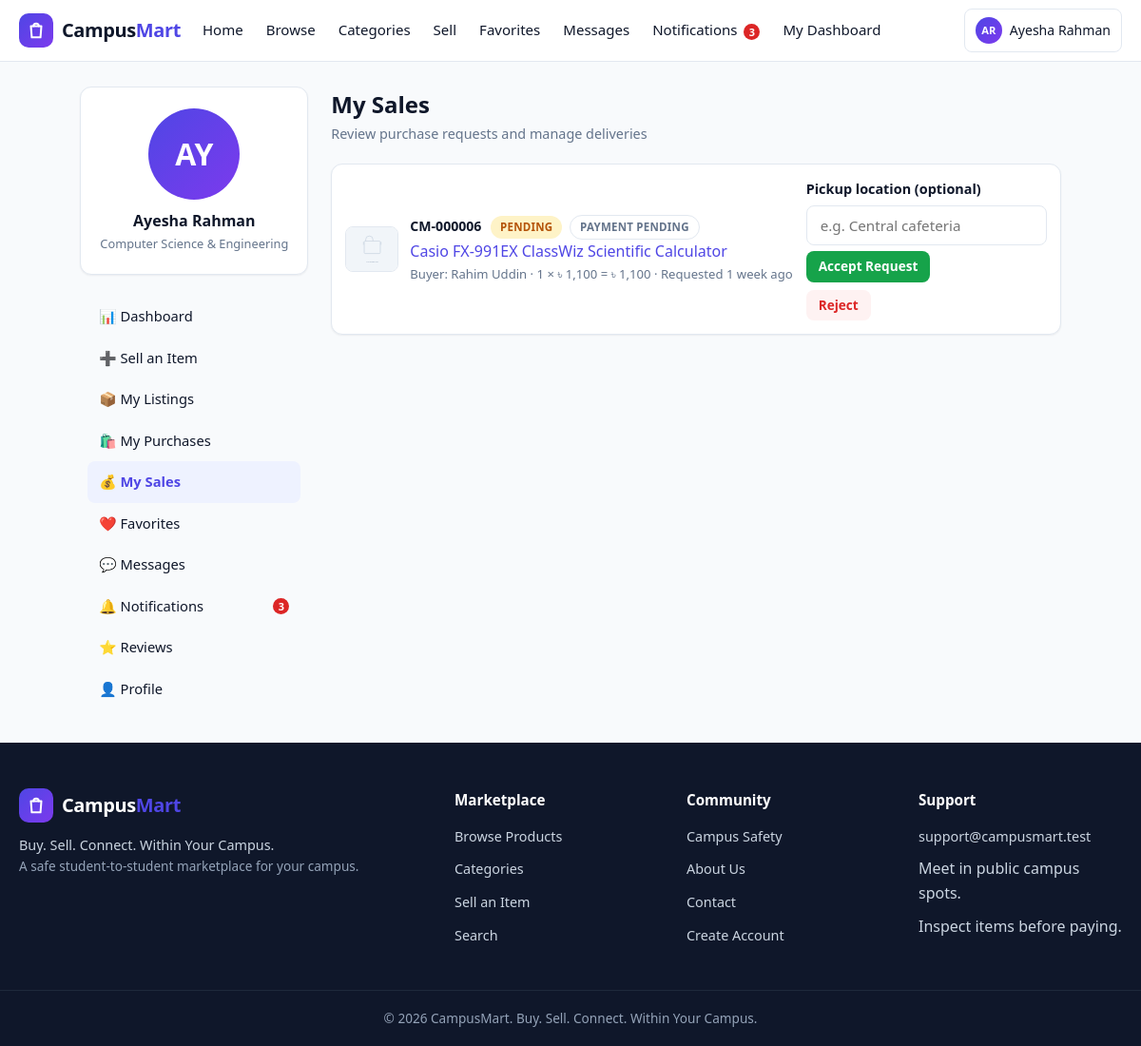
The app's page /user/sales.php (signed in) with its own data.
### tables this page shows
CREATE TABLE users (
  id INT UNSIGNED NOT NULL AUTO_INCREMENT,
  full_name VARCHAR(100) NOT NULL,
  student_id VARCHAR(30) NOT NULL,
  email VARCHAR(150) NOT NULL,
  phone VARCHAR(20) DEFAULT NULL,
  password_hash VARCHAR(255) NOT NULL,
  department VARCHAR(100) DEFAULT NULL,
  batch VARCHAR(30) DEFAULT NULL,
  hall VARCHAR(100) DEFAULT NULL,
  profile_image VARCHAR(255) DEFAULT NULL,
  role ENUM('student','admin') NOT NULL DEFAULT 'student',
  status ENUM('active','suspended') NOT NULL DEFAULT 'active',
  is_verified TINYINT(1) NOT NULL DEFAULT 0,
  created_at DATETIME NOT NULL DEFAULT CURRENT_TIMESTAMP,
  updated_at DATETIME NOT NULL DEFAULT CURRENT_TIMESTAMP ON UPDATE CURRENT_TIMESTAMP,
  PRIMARY KEY (id),
  UNIQUE KEY uq_users_student_id (student_id),
  UNIQUE KEY uq_users_email (email),
  KEY idx_users_status (status),
  KEY idx_users_role (role)
);

CREATE TABLE orders (
  id INT UNSIGNED NOT NULL AUTO_INCREMENT,
  order_code VARCHAR(20) NOT NULL,
  buyer_id INT UNSIGNED NOT NULL,
  seller_id INT UNSIGNED NOT NULL,
  product_id INT UNSIGNED NOT NULL,
  quantity INT UNSIGNED NOT NULL DEFAULT 1,
  unit_price DECIMAL(10,2) NOT NULL,
  total_amount DECIMAL(10,2) NOT NULL,
  payment_method ENUM('cash','direct') NOT NULL DEFAULT 'cash',
  payment_status ENUM('pending','paid') NOT NULL DEFAULT 'pending',
  status ENUM('pending','accepted','ready','completed','rejected','cancelled') NOT NULL DEFAULT 'pending',
  pickup_location VARCHAR(200) DEFAULT NULL,
  pickup_time VARCHAR(150) DEFAULT NULL,
  status_history TEXT,
  created_at DATETIME NOT NULL DEFAULT CURRENT_TIMESTAMP,
  updated_at DATETIME NOT NULL DEFAULT CURRENT_TIMESTAMP ON UPDATE CURRENT_TIMESTAMP,
  completed_at DATETIME DEFAULT NULL,
  cancelled_at DATETIME DEFAULT NULL,
  PRIMARY KEY (id),
  UNIQUE KEY uq_orders_code (order_code),
  KEY idx_orders_buyer (buyer_id),
  KEY idx_orders_seller (seller_id),
  KEY idx_orders_product (product_id),
  KEY idx_orders_status (status),
  CONSTRAINT fk_orders_buyer FOREIGN KEY (buyer_id) REFERENCES users(id) ON DELETE RESTRICT,
  CONSTRAINT fk_orders_seller FOREIGN KEY (seller_id) REFERENCES users(id) ON DELETE RESTRICT,
  CONSTRAINT fk_orders_product FOREIGN KEY (product_id) REFERENCES products(id) ON DELETE RESTRICT,
  CONSTRAINT chk_orders_quantity CHECK (quantity > 0),
  CONSTRAINT chk_orders_total CHECK (total_amount >= 0)
);

CREATE TABLE products (
  id INT UNSIGNED NOT NULL AUTO_INCREMENT,
  seller_id INT UNSIGNED NOT NULL,
  category_id INT UNSIGNED NOT NULL,
  title VARCHAR(200) NOT NULL,
  description TEXT NOT NULL,
  price DECIMAL(10,2) NOT NULL,
  condition_label ENUM('New','Like New','Good','Fair','Used') NOT NULL DEFAULT 'Good',
  quantity INT UNSIGNED NOT NULL DEFAULT 1,
  location VARCHAR(150) NOT NULL,
  contact_preference ENUM('In-app message','Phone','Both') NOT NULL DEFAULT 'In-app message',
  status ENUM('draft','pending','approved','active','reserved','sold','expired','rejected','removed') NOT NULL DEFAULT 'pending',
  reject_reason VARCHAR(500) DEFAULT NULL,
  views INT UNSIGNED NOT NULL DEFAULT 0,
  expires_at DATETIME NOT NULL,
  created_at DATETIME NOT NULL DEFAULT CURRENT_TIMESTAMP,
  updated_at DATETIME NOT NULL DEFAULT CURRENT_TIMESTAMP ON UPDATE CURRENT_TIMESTAMP,
  PRIMARY KEY (id),
  KEY idx_products_seller (seller_id),
  KEY idx_products_category (category_id),
  KEY idx_products_status (status),
  KEY idx_products_created (created_at),
  KEY idx_products_price (price),
  KEY idx_products_expires (expires_at),
  FULLTEXT KEY ft_products_search (title, description),
  CONSTRAINT fk_products_seller FOREIGN KEY (seller_id) REFERENCES users(id) ON DELETE RESTRICT,
  CONSTRAINT fk_products_category FOREIGN KEY (category_id) REFERENCES categories(id) ON DELETE RESTRICT,
  CONSTRAINT chk_products_price CHECK (price >= 0),
  CONSTRAINT chk_products_quantity CHECK (quantity >= 0)
);

### user/sales.php (the view, shortened to what the rows shown need)
<?php
require_once __DIR__ . '/../includes/init.php';
require_login();
$pdo = db();
$userId = current_user_id();
$st = $pdo->prepare(
    "SELECT o.*, p.title AS product_title, p.status AS product_status,
            u.full_name AS buyer_name, u.status AS buyer_status,
            (SELECT pi.image_path FROM product_images pi WHERE pi.product_id = o.product_id ORDER BY pi.is_primary DESC, pi.id ASC LIMIT 1) AS image_path
     FROM orders o
     JOIN products p ON p.id = o.product_id
     JOIN users u ON u.id = o.buyer_id
     WHERE o.seller_id = ?
     ORDER BY o.created_at DESC"
);
$st->execute([$userId]);
$orders = $st->fetchAll();
require __DIR__ . '/../includes/header.php';
?>
<div class="dash-wrap">
  <?php require __DIR__ . '/_sidebar.php'; ?>
  <main class="dash-main">
    <div class="dash-header">
      <div>
        <h1>My Sales</h1>
      </div>
    </div>
    <?php if (empty($orders)): ?>
      <div class="card empty-state">
        <div class="empty-icon">💰</div>
        <h3>No sales yet</h3>
        <p>When a buyer requests one of your listings, you'll see it here.</p>
        <a class="btn btn-primary" href="<?= e(APP_BASE_URL . '/user/add-listing.php') ?>">Sell an Item</a>
      </div>
    <?php else: ?>
      <?php foreach ($orders as $o): ?>
        <div class="card order-box">
          <div class="order-left">
            <img class="order-thumb" src="<?= e(image_url($o['image_path'])) ?>" alt="">
            <div>
              <div class="order-code"><?= e($o['order_code']) ?>
                <span class="badge badge-<?= e(order_status_class($o['status'])) ?>" style="margin-left:6px;"><?= e(order_status_label($o['status'])) ?></span>
                <span class="badge badge-outline" style="margin-left:4px;"><?= e($o['payment_status']) === 'paid' ? 'Paid' : 'Payment pending' ?></span>
              </div>
              <a href="<?= e(APP_BASE_URL . '/product-details.php?id=' . (int)$o['product_id']) ?>"><?= e($o['product_title']) ?></a>
              <div class="order-meta">
                Buyer: <?= e($o['buyer_name']) ?> · <?= (int)$o['quantity'] ?> × <?= e(format_price($o['unit_price'])) ?> = <?= e(format_price($o['total_amount'])) ?>
                · Requested <?= e(time_ago($o['created_at'])) ?>
              </div>
            </div>
          </div>
          <div class="order-right">
            <?php if ($o['status'] === 'pending'): ?>
              <form method="post" action="sales.php">
                <div class="form-group mb-1">
                  <label class="form-label" for="pickup_location_<?= (int)$o['id'] ?>">Pickup location (optional)</label>
                  <input class="form-control" type="text" id="pickup_location_<?= (int)$o['id'] ?>" name="pickup_location" placeholder="e.g. Central cafeteria">
                </div>
                <button class="btn btn-success btn-sm" type="submit">Accept Request</button>
              </form>
              <form method="post" action="sales.php" style="margin-top:8px;">
                <button class="btn btn-danger-soft btn-sm" type="submit" data-confirm="Reject this purchase request?">Reject</button>
              </form>
            <?php elseif ($o['status'] === 'completed' && is_eligible_for_review((int)$o['id'], $userId)): ?>
              <a class="btn btn-primary btn-sm" href="<?= e(APP_BASE_URL . '/user/reviews.php') ?>">Leave a Review</a>
            <?php endif; ?>
          </div>
        </div>
      <?php endforeach; ?>
    <?php endif; ?>
  </main>
</div>
<?php require __DIR__ . '/../includes/footer.php'; ?>

### includes/navbar.php (shortened to what the rows shown need)
<?php
$navUser = current_user();
function nav_initials(array $user): string
{
    $words = preg_split('/\s+/', trim($user['full_name']));
    $initials = '';
    foreach (array_slice($words ?: [], 0, 2) as $w) {
        $initials .= mb_substr($w, 0, 1);
    }
    return strtoupper($initials ?: 'U');
}
?>
<header class="navbar">
  <div class="nav-container">
    <nav class="nav-links" id="navLinks" aria-label="Main navigation">
      <ul class="nav-actions">
        <?php if (!$navUser): ?>
          <li><a class="btn btn-ghost btn-sm" href="<?= e(APP_BASE_URL . '/login.php') ?>">Login</a></li>
          <li><a class="btn btn-primary btn-sm" href="<?= e(APP_BASE_URL . '/register.php') ?>">Register</a></li>
        <?php else: ?>
          <li class="nav-user">
            <a class="user-chip" href="<?= e(APP_BASE_URL . ($navUser['role'] === 'admin' ? '/admin/dashboard.php' : '/user/profile.php')) ?>">
              <span class="avatar avatar-xs" data-initials="<?= e(nav_initials($navUser)) ?>"></span>
              <span class="user-name"><?= e($navUser['full_name']) ?></span>
            </a>
          </li>
        <?php endif; ?>
      </ul>
    </nav>
  </div>
</header>

### user/_sidebar.php (shortened to what the rows shown need)
<?php
$u = current_user();
?>
<aside class="dash-side">
  <div class="card dash-profile">
    <span class="avatar avatar-lg" data-initials="<?= e(strtoupper(substr($u['full_name'], 0, 2))) ?>">
    </span>
    <div class="name"><?= e($u['full_name']) ?></div>
    <div class="role"><?= e($u['department'] ?? 'Student') ?></div>
  </div>
</aside>

### records on screen
users: full_name "Ayesha Rahman", department "Computer Science & Engineering"
orders: order_code "CM-000006", status "PENDING", payment_status "PAYMENT PENDING", product.title "Casio FX-991EX ClassWiz Scientific Calculator", buyer.full_name "Rahim Uddin", quantity "1", unit_price "৳ 1,100", total_amount "৳ 1,100", created_at "1 week ago"

### other values on screen
$navUnread "3"
$item[0] "📊"
$item[1] "Dashboard"
$item[0] "➕"
$item[1] "Sell an Item"
$item[0] "📦"
$item[1] "My Listings"
$item[0] "🛍️"
$item[1] "My Purchases"
$item[0] "💰"
$item[1] "My Sales"
$item[0] "❤️"
$item[1] "Favorites"
$item[0] "💬"
$item[1] "Messages"
